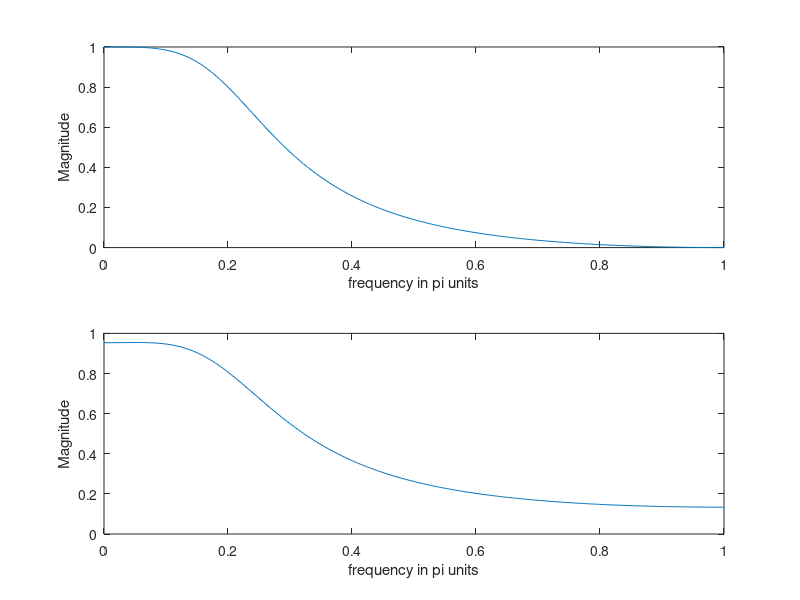

Here is the MATLAB script that generated this plot:
%EXP6
%IIR FILTER DESIGN

clc
clear all
close all
T=1;
wp=0.2*pi;
ws=0.6*pi;
e=sqrt(1/0.8^2-1);
A=1/0.2;
Wp=(2/T)*tan(wp/2);
Ws=(2/T)*tan(ws/2);
N=ceil((1/2)*(log10(e^2/(A^2-1)))/(log10(wp/ws)));
Wc=Wp/((e^2)^(1/(2*N)));
[b,a]=butter(N,Wc,'low','s');
Hs=tf(b,a);

% bilinear transformation
[numd,dend]=bilinear(b,a,1/T);
Hz=tf(numd,dend,T);
w=0:0.01:pi;
Hw=freqz(numd,dend,w);
subplot(2,1,1);
plot(w/pi,abs(Hw));
xlabel('frequency in pi units');
ylabel('Magnitude');

% impulse invarient
[numd,dend]=impinvar(b,a,1/T);
Hz=tf(numd,dend,T);
w=0:0.01:pi;
Hw=freqz(numd,dend,w);
subplot(2,1,2);
plot(w/pi,abs(Hw));
xlabel('frequency in pi units');
ylabel('Magnitude');